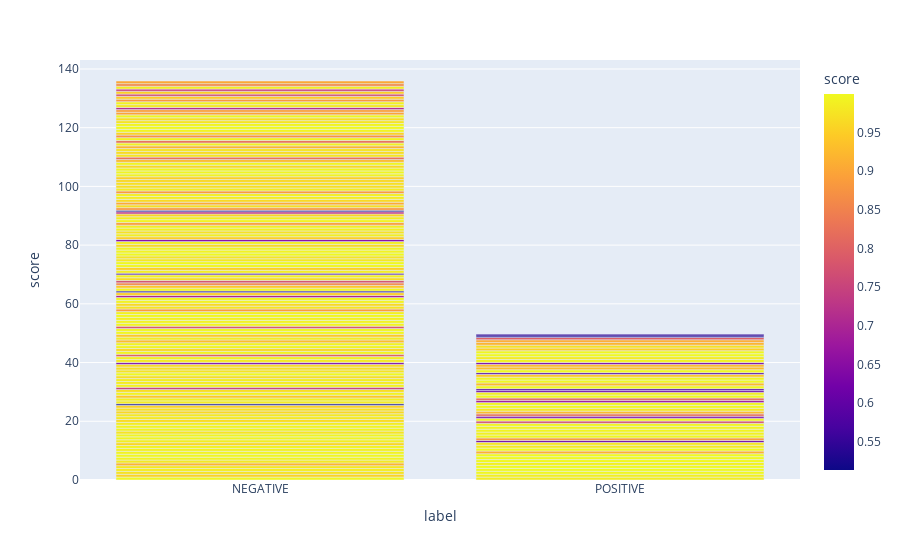

The notebook cell this image was saved under:
### Code cell
px.bar(sentiment_df, x='label', y='score', color='score')

### Figure 1 — Plotly figure (JSON) as saved in the notebook; plotly's stock layout.template omitted (floating-point values rounded to 4 significant figures; data arrays with more than 128 entries replaced by an {"elided": "..."} marker saying what was removed)
{"data": [{"alignmentgroup": "True", "hovertemplate": "label=%{x}<br>score=%{marker.color}<extra></extra>", "legendgroup": "", "marker": {"color": {"elided": "200 float values"}, "coloraxis": "coloraxis", "pattern": {"shape": ""}}, "name": "", "offsetgroup": "", "orientation": "v", "showlegend": false, "textposition": "auto", "type": "bar", "x": {"elided": "200 str values"}, "xaxis": "x", "y": {"elided": "200 float values"}, "yaxis": "y"}], "layout": {"barmode": "relative", "coloraxis": {"colorbar": {"title": {"text": "score"}}, "colorscale": [[0, "#0d0887"], [0.1111, "#46039f"], [0.2222, "#7201a8"], [0.3333, "#9c179e"], [0.4444, "#bd3786"], [0.5556, "#d8576b"], [0.6667, "#ed7953"], [0.7778, "#fb9f3a"], [0.8889, "#fdca26"], [1, "#f0f921"]]}, "legend": {"tracegroupgap": 0}, "margin": {"t": 60}, "xaxis": {"anchor": "y", "domain": [0, 1], "title": {"text": "label"}}, "yaxis": {"anchor": "x", "domain": [0, 1], "title": {"text": "score"}}}}
